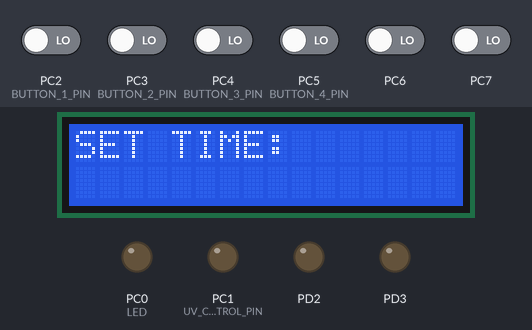
The program below on a simulated ATmega328P, built with avr-gcc and emulated at 1 MHz. Shown: 16×2 character LCD, output pins drawn as LEDs (lit = HIGH). Wiring (inferred from the signals the program sends): character LCD (HD44780): RS PD0; E PD1; data PD4, PD5, PD6, PD7. Dashed ring = blinking. The test bench sets the inputs (shaded band); at power-on: PC2 (BUTTON_1_PIN), PC3 (BUTTON_2_PIN), PC4 (BUTTON_3_PIN), PC5 (BUTTON_4_PIN), PC6, PC7 LOW. Pins used as bus, display or sensor lines are not drawn.

Above: at 8.8 s.
8.9 s: PC3 (BUTTON_2_PIN) driven HIGH and PC4 (BUTTON_3_PIN) driven HIGH
At 10.08 s:
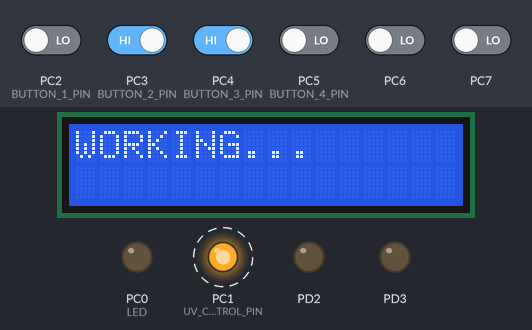
11.9 s: PC3 (BUTTON_2_PIN) driven LOW
13.4 s: PC4 (BUTTON_3_PIN) driven LOW
At 14.9 s:
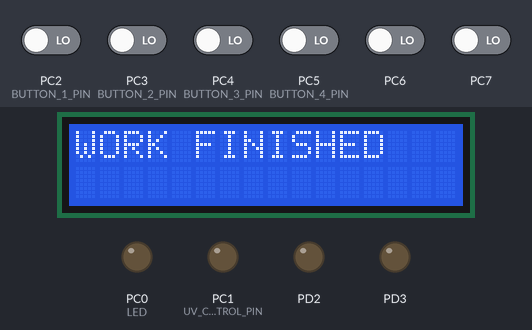
15.2 s: PC4 (BUTTON_3_PIN) driven HIGH
At 16.1 s:
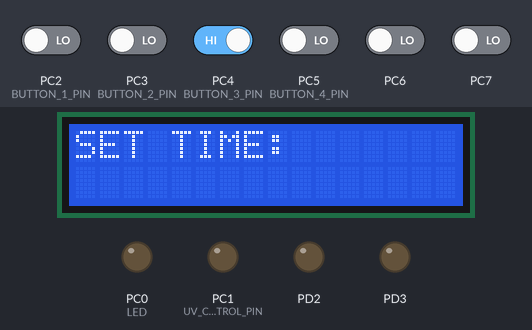
16.7 s: PC3 (BUTTON_2_PIN) driven HIGH
At 19.9 s:
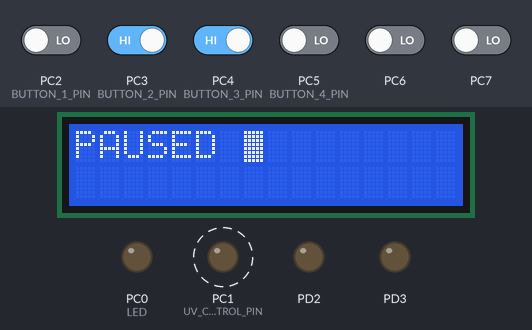
Timing chart, 0 to 20.7 s (numbered marks = the images above; inputs shaded):
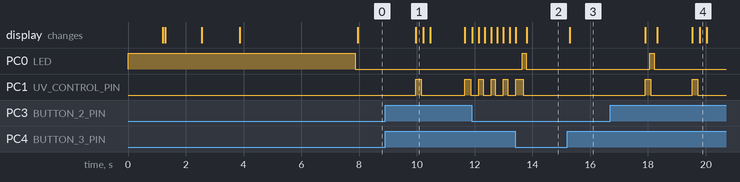

Measured:
- after the input at 8.9 s, PC1 (UV_CONTROL_PIN): alternates HIGH for 0.20 s and LOW for 1.5 s, starting after 1.1 s; the display: changes after 1.1 s (image 1)
- after the input at 15.2 s, the display: changes after 0.10 s (image 3)
- after the input at 16.7 s, PC0 (LED): LOW → HIGH after 1.4 s, → LOW 0.15 s later; PC1 (UV_CONTROL_PIN): alternates HIGH for 0.20 s and LOW for 1.4 s, starting after 1.2 s; the display: first changes after 1.2 s (image 4 shows a later state)

The program:

main.c
```c
/*
 * UV_LampBox.c
 *
 * Created: 4/14/2017 4:40:44 PM
 * Author : ScorpionIPX
 */

#include "Global.h"
#include <avr/io.h>
#include <util/delay.h>
#include <avr/interrupt.h>
#include "IPX_LCD_Display.h"
#include "IPX_Interrupt.h"
#include "IPX_UV_light_control.h"
#include "IPX_Buttons.h"
#include "IPX_Clock.h"

#define TITLE_DISPLAY_TIME_MS 4000
#define LCD_WARM_UP_TIME_MS 1200

int main(void)
{
	DDRC |= 1 << 0;   // FEEDBACK LED INIT
	PORTC |= 1 << 0;  // FEEDBACK LED ON

	STATE_MACHINE = STATE_INIT;
	PRESSED_BUTTON = NO_BUTTON;
	BUTTONS_ALLOWED = TRUE;

	CLOCK.H = 0;
	CLOCK.M = 0;
	CLOCK.S = 0;

	CURSON_POSITION = CP_HOURS_X_10;

	UV_control_init();
	init_buttons();
	init_interrupt_200ms();

	_delay_ms(LCD_WARM_UP_TIME_MS);

	init_LCD_Display();

	_delay_ms(LCD_WARM_UP_TIME_MS);

	put_string("Initializing...");

	_delay_ms(LCD_WARM_UP_TIME_MS);
	clear_display();

	STATE_MACHINE = STATE_WELCOME;

	put_Char_LCD_Display(0x80, 0);
	put_string("ScorpionIPX");

	put_Char_LCD_Display(0xC0, 0);
	put_string("UV LampBox v1.0");

	_delay_ms(TITLE_DISPLAY_TIME_MS);
	PORTC &= ~(1 << 0);
	clear_display();

	STATE_MACHINE = STATE_SETTINGS;
	BLINK_ON;
	put_Char_LCD_Display(0x80, 0);
	put_string("SET TIME:");

	display_time();
	put_Char_LCD_Display(0xC0, 0);
	_delay_ms(100);

	sei();

    while (1)
    {

    }
}
```

Global.h
```c
#ifndef GLOBAL_H_
#define GLOBAL_H_

/* Includes */
/*============================================================================*/

/* Constants and types */
/*============================================================================*/
#define F_CPU		1000000UL // 1MHz internal RC oscillator; clock freq-must be define before including util/delay.h

#define FALSE 0 // LOGIC FALSE
#define TRUE 1  // LOGIC TRUE

#define STATE_INIT 0      // MACHINE STATE - INITIALIZATION
#define STATE_WELCOME 1   // MACHINE STATE - WELCOME MESSAGE
#define STATE_PASSWROD 2  // MACHINE STATE - INSERT PASSWORD
#define STATE_SETTINGS 3  // MACHINE STATE - SET TIME FOR UV LAMP
#define STATE_WORKING 4   // MACHINE STATE - UV LAMP ON
#define STATE_PAUSE 5     // MACHINE STATE - TIMER PAUSED, WAIT FOR RESUME OR STOP
#define STATE_FINISHED 6  // MACHINE STATE - TIMER REACHED ZERO, WAIT FOR ANY INPUT; GOES TO STATE_SETTINGS


// types
typedef signed char sint8;
typedef unsigned char uint8;
typedef signed int sint16;
typedef unsigned int uint16;
typedef signed long sint32;
typedef unsigned long uint32;

/* Exported Variables */
/*============================================================================*/
unsigned short STATE_MACHINE;     // VAR USED TO TRACK STATE MACHINE
unsigned short PRESSED_BUTTON;    // VAR USED TO TRACK CURRENTLY PRESSED BUTTON
unsigned short CURSON_POSITION;   // VAR TO TRACK CURSOR POSITION USED TO MODIFY CLOCK's VALUES

// STRUCT FOR TIME TRACKING
struct clock_struct
{
	short int H;     // HOURS
	short int M;     // MINUTES
	short int S;	 // SECONDS
	}CLOCK;

// GLOBAL STRUCT FOR BOOLEAN VARIABLES; USE BIT FIELDS TO IMPROVE MEMORY USAGE
struct boolean_struct
{
	unsigned int BOOL_0 : 1;
	unsigned int BOOL_1 : 1;
	unsigned int BOOL_2 : 1;
	unsigned int BOOL_3 : 1;
	unsigned int BOOL_4 : 1;
	unsigned int BOOL_5 : 1;
	unsigned int BOOL_6 : 1;
	unsigned int BOOL_7 : 1;
	}GLOBAL_BOOL;

#define BUTTON_1_PRESSED GLOBAL_BOOL.BOOL_0   // BUTTON ONE PRESSED
#define BUTTON_2_PRESSED GLOBAL_BOOL.BOOL_1   // BUTTON TWO PRESSED
#define BUTTON_3_PRESSED GLOBAL_BOOL.BOOL_2   // BUTTON THREE PRESSED
#define BUTTON_4_PRESSED GLOBAL_BOOL.BOOL_3   // BUTTON FOUR PRESSED

#define BUTTONS_ALLOWED GLOBAL_BOOL.BOOL_4    // FLAG - ALLOW OR PROHIB BUTTONS READING

#define NO_BUTTON 0 // NO BUTTON ENTITY

#define BUTTON_1 1  // BUTTON ONE ENTITY
#define BUTTON_2 2  // BUTTON TWO ENTITY
#define BUTTON_3 3  // BUTTON THREE ENTITY
#define BUTTON_4 4  // BUTTON FOUR ENTITY

#endif /* GLOBAL_H_ */

/* Notice: the file ends with a blank new line to avoid compiler warnings */
```

IPX_Buttons.c
```c
/*
 * IPX_Buttons.c
 *
 * Created: 4/17/2017 1:16:52 PM
 *  Author: ScorpionIPX
 */

#include "Global.h"
#include "IPX_Buttons.h"
#include "IPX_LCD_Display.h"
#include "IPX_Clock.h"
#include "IPX_UV_light_control.h"

// INITIALIZE uC PORT FOR BUTTONS READING AND SET BUTTONS DEFAULT VALUE TO FALSE (RELEASED)
void init_buttons()
{
	// SET PORT DIRECTION
	BUTTONS_DDR &= ~(1 << BUTTON_1_PIN | 1 << BUTTON_2_PIN | 1 << BUTTON_3_PIN | 1 << BUTTON_4_PIN);

	// SET DEFAULT VALUE
	BUTTONS_PORT &= ~(1 << BUTTON_1_PIN | 1 << BUTTON_2_PIN | 1 << BUTTON_3_PIN | 1 << BUTTON_4_PIN);

	// GLOBAL BUTTONS STATE TRACKING INITIALIZING
	BUTTON_1_PRESSED = FALSE;
	BUTTON_2_PRESSED = FALSE;
	BUTTON_3_PRESSED = FALSE;
	BUTTON_4_PRESSED = FALSE;
}

//    FUNCTION READS BUTTONS' STATES AND TAKES ACTION ACCORDINGLY TO MACHINE STATE
//    IF A BUTTON IS READ AS PRESSED (VALUE == TRUE), THE FOLLOWING BUTTONS' VALUES
// WON'T BE READ ANYMORE FOR (BUTTONS_DELAY * 10 MS) (DEFINED IN IPX_BUTTONS.H)
//    BUTTONS PRIORITY: BUTTON_1 -> BUTTON_2 -> BUTTON_3 -> BUTTON_4 -> NO_BUTTON
//    PRESSED_BUTTON USED ONLY FOR TESTING, CAN BE REMOVED

//    BUTTONS FUNCTIONS:
/*
  =====================================================================================
|| BUTTON // STATE           STATE_SETTINGS              STATE_WORKING     STATE_PAUSED
  =====================================================================================
||   BUTTON_1   ||         CURSOR BACKWARD          ||      PAUSE      ||     STOP     ||
||   BUTTON_2   ||  CURSOR FORWARD / START UV LAMP  ||      PAUSE      ||     STOP     ||
||   BUTTON_3   ||      INCREASE SELECTED VALUE     ||      PAUSE      ||    RESUME    ||
||   BUTTON_4   ||      DECREASE SELECTED VALUE     ||      PAUSE      ||    RESUME    ||
  =====================================================================================
*/
void read_buttons()
{
	BUTTON_1_PRESSED = BUTTON_1_VALUE;
	if(BUTTON_1_PRESSED)
	{
		PRESSED_BUTTON = BUTTON_1;
		BUTTONS_ALLOWED = FALSE;

		switch(STATE_MACHINE)
		{
			case STATE_SETTINGS:
			{
				set_cursor(LEFT);
				break;
			}

			case STATE_FINISHED:
			{
				STATE_MACHINE = STATE_SETTINGS;
				BLINK_ON;
				clear_display();
				put_Char_LCD_Display(0x80, 0);
				put_string("SET TIME:");

				CLOCK.S = CLOCK.M = CLOCK.H = 0;

				display_time();
				put_Char_LCD_Display(0xC0, 0);
				break;
			}

			case STATE_WORKING:
			{
				STATE_MACHINE = STATE_PAUSE;
				UV_CONTROL_OFF;
				put_Char_LCD_Display(0x80, 0);
				BLINK_ON;
				put_string("PAUSED     ");
				put_Char_LCD_Display(0x80 + 7, 0);
				break;
			}

			case STATE_PAUSE:
			{
				STATE_MACHINE = STATE_SETTINGS;
				BLINK_ON;
				clear_display();
				put_Char_LCD_Display(0x80, 0);
				put_string("SET TIME:");

				CLOCK.S = CLOCK.M = CLOCK.H = 0;

				display_time();
				put_Char_LCD_Display(0xC0, 0);
				break;
			}
		}

		return;
	}

	BUTTON_2_PRESSED = BUTTON_2_VALUE;
	if(BUTTON_2_PRESSED)
	{
		PRESSED_BUTTON = BUTTON_2;
		BUTTONS_ALLOWED = FALSE;

		switch(STATE_MACHINE)
		{
			case STATE_SETTINGS:
			{
				set_cursor(RIGHT);
				break;
			}

			case STATE_FINISHED:
			{
				STATE_MACHINE = STATE_SETTINGS;
				BLINK_ON;
				clear_display();
				put_Char_LCD_Display(0x80, 0);
				put_string("SET TIME:");

				CLOCK.S = CLOCK.M = CLOCK.H = 0;

				display_time();
				put_Char_LCD_Display(0xC0, 0);
				break;
			}

			case STATE_WORKING:
			{
				STATE_MACHINE = STATE_PAUSE;
				UV_CONTROL_OFF;
				put_Char_LCD_Display(0x80, 0);
				BLINK_ON;
				put_string("PAUSED     ");
				put_Char_LCD_Display(0x80 + 7, 0);
				break;
			}

			case STATE_PAUSE:
			{
				STATE_MACHINE = STATE_SETTINGS;
				BLINK_ON;
				clear_display();
				put_Char_LCD_Display(0x80, 0);
				put_string("SET TIME:");

				CLOCK.S = CLOCK.M = CLOCK.H = 0;

				display_time();
				put_Char_LCD_Display(0xC0, 0);
				break;
			}
		}

		return;
	}

	BUTTON_3_PRESSED = BUTTON_3_VALUE;
	if(BUTTON_3_PRESSED)
	{
		PRESSED_BUTTON = BUTTON_3;
		BUTTONS_ALLOWED = FALSE;

		switch(STATE_MACHINE)
		{
			case STATE_SETTINGS:
			{
				set_time(DECREASE_TIME);
				break;
			}

			case STATE_FINISHED:
			{
				STATE_MACHINE = STATE_SETTINGS;
				BLINK_ON;
				clear_display();
				put_Char_LCD_Display(0x80, 0);
				put_string("SET TIME:");

				CLOCK.S = CLOCK.M = CLOCK.H = 0;

				display_time();
				put_Char_LCD_Display(0xC0, 0);
				break;
			}

			case STATE_WORKING:
			{
				STATE_MACHINE = STATE_PAUSE;
				UV_CONTROL_OFF;
				put_Char_LCD_Display(0x80, 0);
				BLINK_ON;
				put_string("PAUSED     ");
				put_Char_LCD_Display(0x80 + 7, 0);
				break;
			}

			case STATE_PAUSE:
			{
				put_Char_LCD_Display(0x80, 0);
				put_string("WORKING...    ");
				CURSON_POSITION = CP_HOURS_X_10;
				BLINK_OFF;
				STATE_MACHINE = STATE_WORKING;
				UV_CONTROL_ON;
				break;
			}
		}

		return;
	}

	BUTTON_4_PRESSED = BUTTON_4_VALUE;
	if(BUTTON_4_PRESSED)
	{
		PRESSED_BUTTON = BUTTON_4;
		BUTTONS_ALLOWED = FALSE;

		switch(STATE_MACHINE)
		{
			case STATE_SETTINGS:
			{
				set_time(INCREASE_TIME);
				break;
			}

			case STATE_FINISHED:
			{
				STATE_MACHINE = STATE_SETTINGS;
				BLINK_ON;
				clear_display();
				put_Char_LCD_Display(0x80, 0);
				put_string("SET TIME:");

				CLOCK.S = CLOCK.M = CLOCK.H = 0;

				display_time();
				put_Char_LCD_Display(0xC0, 0);
				break;
			}

			case STATE_WORKING:
			{
				STATE_MACHINE = STATE_PAUSE;
				UV_CONTROL_OFF;
				put_Char_LCD_Display(0x80, 0);
				BLINK_ON;
				put_string("PAUSED     ");
				put_Char_LCD_Display(0x80 + 7, 0);
				break;
			}

			case STATE_PAUSE:
			{
				put_Char_LCD_Display(0x80, 0);
				put_string("WORKING...    ");
				CURSON_POSITION = CP_HOURS_X_10;
				BLINK_OFF;
				STATE_MACHINE = STATE_WORKING;
				UV_CONTROL_ON;
				break;
			}
		}

		return;
	}

	PRESSED_BUTTON = NO_BUTTON;
}
```

IPX_Buttons.h
```c
/*
 * IPX_Buttons.h
 *
 * Created: 4/17/2017 1:17:12 PM
 *  Author: ScorpionIPX
 */

/*
	PIN CONFIGURATION

     BUTTON_1 - PC2, 25th
	 BUTTON_2 - PC3, 26th
	 BUTTON_3 - PC4, 27th
	 BUTTON_4 - PC5, 28th
*/


#ifndef IPX_BUTTONS_H_
#define IPX_BUTTONS_H_

#include "avr/io.h"

#define BUTTONS_PORT PORTC
#define BUTTONS_PIN PINC
#define BUTTONS_DDR DDRC

#define BUTTON_1_PIN PC2
#define BUTTON_2_PIN PC3
#define BUTTON_3_PIN PC4
#define BUTTON_4_PIN PC5

#define BUTTON_1_VALUE ((BUTTONS_PIN >> BUTTON_1_PIN) & 1)
#define BUTTON_2_VALUE ((BUTTONS_PIN >> BUTTON_2_PIN) & 1)
#define BUTTON_3_VALUE ((BUTTONS_PIN >> BUTTON_3_PIN) & 1)
#define BUTTON_4_VALUE ((BUTTONS_PIN >> BUTTON_4_PIN) & 1)

// TIME BETWEEN BUTTONS' STATES READING * 10 MS
#define BUTTONS_DELAY 18

void init_buttons();
void read_buttons();

#endif /* IPX_BUTTONS_H_ */
```

IPX_Clock.c
```c
/*
 * IPX_Clock.c
 *
 * Created: 4/16/2017 11:42:12 PM
 *  Author: ScorpionIPX
 */

#include "Global.h"
#include "IPX_Clock.h"
#include "IPX_LCD_Display.h"
#include "IPX_UV_light_control.h"

// DECREASE TIME BY ONE SECOND
// IF TIME IS REACHES 00:00:00, STATE MACHINE CHANGES TO WORK FINISHED
void decrement_clock()
{
	if(CLOCK.S >= 1)
	{
		CLOCK.S --;
	}
	else
	{
		if(CLOCK.S == 0 && CLOCK.M == 0 && CLOCK.H ==0)
		{
			UV_CONTROL_OFF;
			STATE_MACHINE = STATE_FINISHED;
			clear_display();
			put_string("WORK FINISHED");
			put_Char_LCD_Display(0xC0, 0);
			put_string("PRESS ANY KEY");
		}
		CLOCK.S = 59;
		if(CLOCK.M >= 1)
		{
			CLOCK.M --;
		}
		else
		{
			CLOCK.M = 59;
			if(CLOCK.H >= 1)
			{
				CLOCK.H --;
			}
		}
	}
}

// SET NEW TIME VALUE FOR UV LAMP
void set_time(int increase_decrease)
{
	switch(CURSON_POSITION)
	{
		case CP_HOURS_X_10:
		{
			CLOCK.H += increase_decrease * 10;
			if(CLOCK.H > 99)
			{
				CLOCK.H = 99;
			}
			if(CLOCK.H < 0)
			{
				CLOCK.H = 0;
			}
			break;
		}

		case CP_HOURS:
		{
			CLOCK.H += increase_decrease;
			if(CLOCK.H > 99)
			{
				CLOCK.H = 99;
			}
			if(CLOCK.H < 0)
			{
				CLOCK.H = 0;
			}
			break;
		}

		case CP_MINUTES_X_10:
		{
			CLOCK.M += increase_decrease * 10;
			if(CLOCK.M > 59)
			{
				CLOCK.M = 59;
			}
			if(CLOCK.M < 0)
			{
				CLOCK.M = 0;
			}
			break;
		}

		case CP_MINUTES:
		{
			CLOCK.M += increase_decrease;
			if(CLOCK.M > 99)
			{
				CLOCK.M = 99;
			}
			if(CLOCK.M < 0)
			{
				CLOCK.M = 0;
			}
			break;
		}

		case CP_SECONDS_X_10:
		{
			CLOCK.S += increase_decrease * 10;
			if(CLOCK.S > 59)
			{
				CLOCK.S = 59;
			}
			if(CLOCK.S < 0)
			{
				CLOCK.S = 0;
			}
			break;
		}

		case CP_SECONDS:
		{
			CLOCK.S += increase_decrease;
			if(CLOCK.S > 59)
			{
				CLOCK.S = 59;
			}
			if(CLOCK.S < 0)
			{
				CLOCK.S = 0;
			}
			break;
		}
	}

	display_time();
	put_Char_LCD_Display(0xC0 + CURSON_POSITION, 0);
}

// SHIFT CURSOR TO ANOTHER DIGIT
// SELECTED DIGIT IS THE ONE WHICH IS MODIFIED
// MOVING CURSOR FURTHER RIGHT AFTER SECONDS LAST DIGIT RESULTS IN STARTING UP THE UV LAMP
void set_cursor(int direction)
{
	switch(direction)
	{
		case LEFT:
		{
			CURSON_POSITION --;
			if(CURSON_POSITION == 2 || CURSON_POSITION == 5)
			{
				CURSON_POSITION --;
			}
			if(CURSON_POSITION < CP_HOURS_X_10)
			{
				CURSON_POSITION = CP_HOURS_X_10;
			}
			break;
		}

		case RIGHT:
		{
			CURSON_POSITION ++;
			if(CURSON_POSITION == 2 || CURSON_POSITION == 5)
			{
				CURSON_POSITION ++;
			}
			if(CURSON_POSITION > CP_SECONDS)
			{
				put_Char_LCD_Display(0x80, 0);
				put_string("WORKING...");
				CURSON_POSITION = CP_HOURS_X_10;
				BLINK_OFF;
				STATE_MACHINE = STATE_WORKING;
				UV_CONTROL_ON;
			}
			break;
		}
	}
	display_time();
	put_Char_LCD_Display(0xC0 + CURSON_POSITION, 0);
}
```

IPX_Clock.h
```c
/*
 * IPX_Clock.h
 *
 * Created: 4/16/2017 11:45:26 PM
 *  Author: ScorpionIPX
 */


#ifndef IPX_CLOCK_H_
#define IPX_CLOCK_H_

#define CP_HOURS_X_10 0     // CURSOR POSITION HOUR x 10
#define CP_HOURS 1          // CURSOR POSITION HOUR
#define CP_MINUTES_X_10 3   // CURSOR POSITION MINUTE x 10
#define CP_MINUTES 4        // CURSOR POSITION MINUTE
#define CP_SECONDS_X_10 6   // CURSOR POSITION SECOND x 10
#define CP_SECONDS 7        // CURSOR POSITION SECOND

#define INCREASE_TIME 1     // COEFICIENT FOR TIME INCREMENT
#define DECREASE_TIME (-1)  // COEFICIENT FOR TIME DECREMENT

#define LEFT (-1)  // COEFICIENT TO MOVE CURSOR RO LEFT
#define RIGHT 1    // COEFICIENT TO MOVE CURSOR RO LEFT

void decrement_clock();
void set_time();
void set_cursor(int direction);


#endif /* IPX_CLOCK_H_ */
```

IPX_Interrupt.c
```c
/*
 * IPX_Interrupt.c
 *
 * Created: 22.03.2016 20:52:05
 *  Author: Dan
 */

#include "Global.h"
#include <avr/io.h>
#include <util/delay.h>
#include <avr/interrupt.h>
#include "IPX_Clock.h"
#include "IPX_LCD_Display.h"
#include "IPX_UV_light_control.h"
#include "IPX_Buttons.h"

#define INTERRUPT_200MS 200                   // INTERRUT ENTITY

volatile int counter = 1;                     // GENERAL PURPOSE INTERRUPT COUNTER
volatile unsigned short btn_counter = 1;      // BUTTONS INTERRUPT COUNTER

// 10 ms timer
void init_interrupt_200ms()
{
	TCCR0A |= (1 << WGM01);     // Set the Timer Mode to CTC

	OCR0A = 0x26;               // Set the value to count to

	TIMSK0 |= (1 << OCIE0A);    // Set the ISR COMPA vector

	TCCR0B |= (1 << CS02);      // set prescaler to 256
}

ISR (TIMER0_COMPA_vect)  // TIMER0 COMPARE INTERRUPT
{
	// events to be executed every 10ms
	counter ++;
	if(BUTTONS_ALLOWED)
	{
		read_buttons();
	}
	else
	{
		btn_counter ++;
		if(btn_counter >= BUTTONS_DELAY)
		{
			btn_counter = 1;
			BUTTONS_ALLOWED = TRUE;
			PRESSED_BUTTON = NO_BUTTON;
		}
	}
	if(counter >= 99)
	{
		PORTC ^= 1 << 0;
		counter = 1;
		if(STATE_MACHINE == STATE_WORKING)
		{
			display_time();
			decrement_clock();
		}
		PORTC ^= 1 << 0;
	}
}
```

IPX_Interrupt.h
```c
/*
 * IPX_Interrupt.h
 *
 * Created: 22.03.2016 20:54:16
 *  Author: Dan
 */


#ifndef IPX_INTERRUPT_H_
#define IPX_INTERRUPT_H_

void init_interrupt_200ms();

#endif /* IPX_INTERRUPT_H_ */
```

IPX_UV_light_control.c
```c
/*
 * IPX_UV_light_control.c
 *
 * Created: 4/17/2017 2:01:41 AM
 *  Author: ScorpionIPX
 */

#include "IPX_UV_light_control.h"
#include <avr/io.h>

// INITIALIZING UV CONTROL PORT
void UV_control_init()
{
	UV_CONTROL_DDR |= 1 << UV_CONTROL_PIN;
	UV_CONTROL_OFF;
}
```

IPX_UV_light_control.h
```c
/*
 * IPX_UV_light_control.h
 *
 * Created: 4/17/2017 2:02:54 AM
 *  Author: ScorpionIPX
 */

/*
	PIN CONFIGURATION

	RELAY SWITCH -> PC1, 24th
*/

#ifndef IPX_UV_LIGHT_CONTROL_H_
#define IPX_UV_LIGHT_CONTROL_H_

#include "avr/io.h"

#define UV_CONTROL_DDR DDRC
#define UV_CONTROL_PORT PORTC
#define UV_CONTROL_PIN PC1

#define UV_CONTROL_ON UV_CONTROL_PORT |= 1 << UV_CONTROL_PIN         // TURN ON UV LAMP
#define UV_CONTROL_OFF UV_CONTROL_PORT &= ~(1 << UV_CONTROL_PIN)     // TURN OFF UV LAMP
#define UV_CONTROL_TOGGLE UV_CONTROL_PORT ^= 1 << UV_CONTROL_PIN     // TOGGLE UV LAMP, USED FOR TESTING


void UV_control_init();

#endif /* IPX_UV_LIGHT_CONTROL_H_ */
```

IPX_LCD_Display.h
```c
/*
 * IPX_LCD_Display.h
 *
 * Created: 22.03.2016 17:00:16
 *  Author: Dan
 */

/*PIN CONFIGURATION*/
/* D4 -> PD4          */
/* D5 -> PD5          */
/* D6 -> PD6          */
/* D7 -> PD7          */
/* RS -> PD0          */
/* E  -> PD1          */


#ifndef IPX_LCD_DISPLAY_H_
#define IPX_LCD_DISPLAY_H_

void put_string(const char *_string);
void put_Char_LCD_Display(int ch, int type);
void init_LCD_Display(void);
void display_time();

#define BLINK_ON put_Char_LCD_Display(0x0D, 0)         // ACTIVATE CURSOR BLINKING
#define BLINK_OFF put_Char_LCD_Display(0x0C, 0)        // DEACTIVATE CURSOR BLINKING
#define clear_display() put_Char_LCD_Display(0x01,0)   // CLEAR LCD DISPLAY AND LCD RAM

#endif /* IPX_LCD_DISPLAY_H_ */
```

Source omitted: IPX_LCD_Display.c (1990 bytes)
